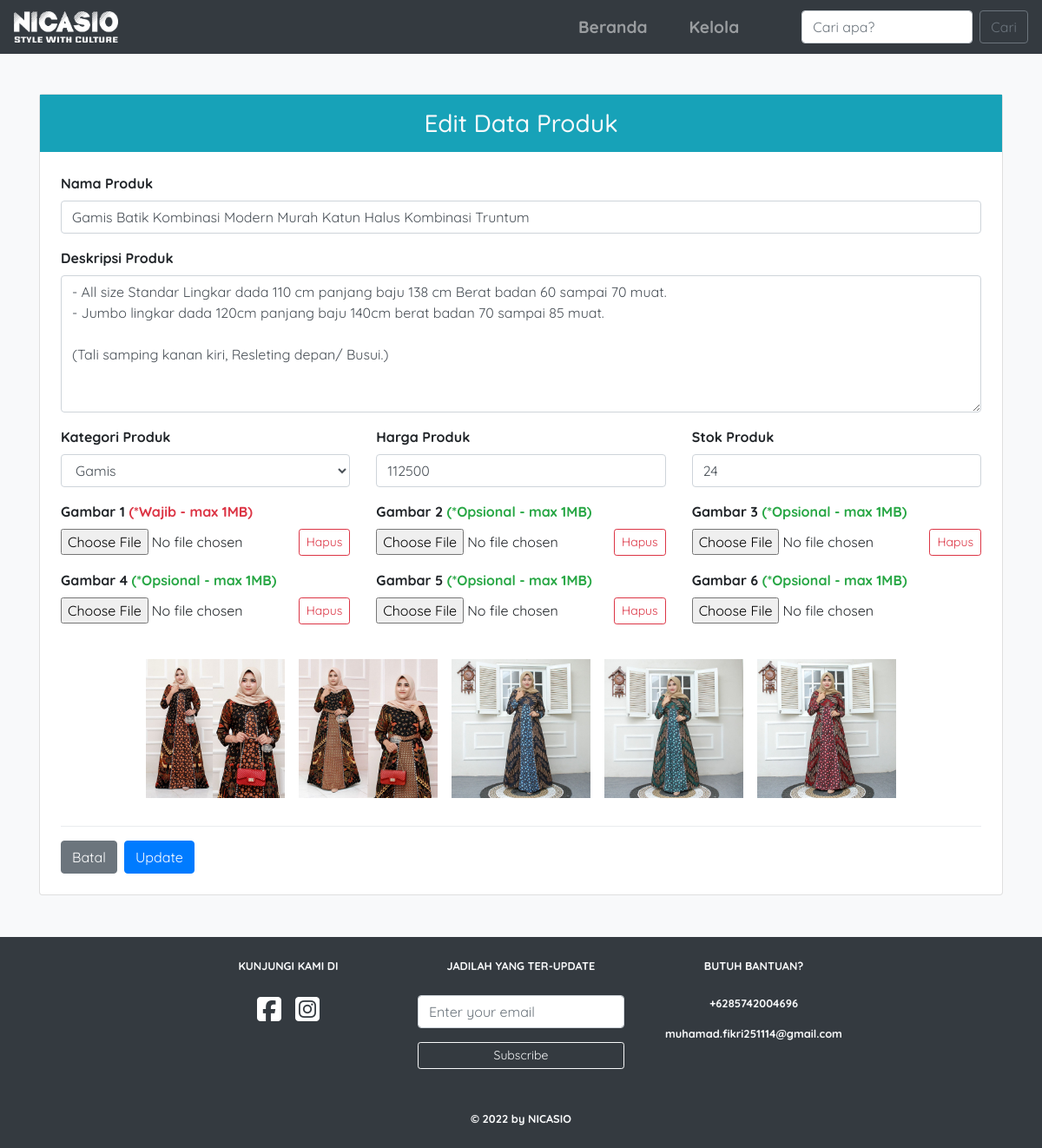
The page /edit_produk.php?id_produk=40 on the database its author committed.
### tables this page shows
CREATE TABLE `produk` (
  `id` int(11) NOT NULL,
  `id_katalog` int(11) DEFAULT NULL,
  `nama_produk` varchar(255) NOT NULL,
  `deskripsi` text NOT NULL,
  `harga` int(11) NOT NULL,
  `stok` int(11) NOT NULL
);

CREATE TABLE `katalog` (
  `id` int(11) NOT NULL,
  `nama_katalog` varchar(100) NOT NULL,
  `deskripsi` text NOT NULL,
  `gambar` varchar(255) NOT NULL
);

CREATE TABLE `foto_produk` (
  `id` bigint(20) NOT NULL,
  `id_produk` int(11) DEFAULT NULL,
  `path` varchar(255) NOT NULL
);

### edit_produk.php (the view, shortened to what this page needs)
<!doctype html>
<html lang="en">
    <head>
        <link rel="stylesheet" href="https://maxcdn.bootstrapcdn.com/bootstrap/4.0.0/css/bootstrap.min.css">
        <link rel="stylesheet" href="css/style.css">
    </head>
    <body class="body-add-update-product">
        <?php
            $image_arr = array_fill(0, 6, array("id" => 0, "path" => ""));
            include_once('database/db_conn.php');
            $id_produk = $_GET['id_produk'];
            $data_produk = mysqli_query($connection, "SELECT produk.* FROM produk WHERE id = ".$id_produk);
            $produk = mysqli_fetch_assoc($data_produk);
        ?>
        <nav class="navbar navbar-expand-lg navbar-dark bg-dark fixed-top">
            <a class="navbar-brand" href="index.php"><img src="img/component/logo.png" width="120px" alt=""></a>
            <div class="collapse navbar-collapse justify-content-end" id="navbarSupportedContent">
                <ul class="navbar-nav mt-lg-0 mt-3">
                    <li class="nav-item mx-lg-3">
                        <a class="nav-link" href="index.php">Beranda</a>
                    </li>
                    <li class="nav-item mx-lg-3">
                        <a class="nav-link" href="kelola.php">Kelola</a>
                    </li>
                </ul>
                <form class="form-inline my-2 my-lg-0 ml-lg-5" method="post" name="cari-produk" action="index.php#katalog">
                    <input class="form-control mr-sm-2" type="search" placeholder="Cari apa?" aria-label="Search" name="keyword">
                    <button class="btn btn-outline-secondary my-2 my-sm-0" type="submit">Cari</button>
                </form>
            </div>
        </nav>
        <div class="py-5 bg-light" style="margin-top: 60px; min-height: 330px;">
            <div class="container">
                <div class="card">
                    <form action="edit_produk.php?id_produk=<?= $id_produk ?>" method="post"  enctype="multipart/form-data" name="form_add_product">
                        <center>
                            <h3 class="mb-4 p-3 bg-info text-light">Edit Data Produk</h3>
                        </center>
                        <div class="m-4">
                            <div class="form-group">
                                <label>Nama Produk</label>
                                <input type="text" class="form-control" name="product_name" placeholder="Beri Nama Produk" value="<?= $produk['nama_produk'] ?>" required>
                            </div>
                            <div class="form-group">
                                <label>Deskripsi Produk</label>
                                <textarea class="form-control" rows="6" name="product_descriptions" placeholder="Beri Deskripsi Produk" required><?= $produk['deskripsi'] ?></textarea>
                            </div>
                            <div class="row">
                                <div class="col-lg-4 col-md-4 col-sm-12 col-12">
                                    <div class="form-group">
                                        <label>Kategori Produk</label>
                                        <select class="form-control" name="product_catalog" required>
                                            <?php
                                                $data_kategori = mysqli_query($connection, "SELECT * FROM katalog");
                                                while($data = mysqli_fetch_array($data_kategori)){
                                            ?>
                                            <option value="<?= $data['id'] ?>" <?= $data['id'] == $produk['id_katalog'] ? "selected" : "" ?>><?= $data['nama_katalog'] ?></option>
                                            <?php
                                                }
                                            ?>
                                        </select>
                                    </div>
                                </div>
                                <div class="col-lg-4 col-md-4 col-sm-12 col-12">
                                    <div class="form-group">
                                        <label>Harga Produk</label>
                                        <input type="number" class="form-control" name="product_price" min="0" oninput="validity.valid||(value='');" value="<?= $produk['harga'] ?>" required>
                                    </div>
                                </div>
                                <div class="col-lg-4 col-md-4 col-sm-12 col-12">
                                    <div class="form-group">
                                        <label>Stok Produk</label>
                                        <input type="number" class="form-control" name="product_stock" min="0" oninput="validity.valid||(value='');" value="<?= $produk['stok'] ?>" required>
                                    </div>
                                </div>
                            </div>
                            <div class="row">
                                <?php
                                    $data_photo = mysqli_query($connection, "SELECT * FROM foto_produk WHERE id_produk = ".$id_produk);
                                    $photo_count = 0;
                                    while($photo = mysqli_fetch_array($data_photo)){
                                        $image_arr[$photo_count]['id'] = $photo['id'];
                                        $image_arr[$photo_count]['path'] = $photo['path'];
                                        $photo_count += 1;
                                    }
                                    for($i=1; $i<=6; $i++){
                                ?>
                                <div class="col-lg-4 col-md-6 col-sm-12 col-12">
                                    <div class="form-group">
                                        <label>Gambar <?= $i ?><?= $i == 1 ? " <span class='text-danger'>(*Wajib - max 1MB)</span>" : " <span class='text-success'>(*Opsional - max 1MB)</span>" ?></label>
                                        <div class="d-flex justify-content-between">
                                            <input type="file" class="form-control-file" name="product_image_<?= $i ?>" id="product_image_<?= $i ?>" accept="image/png, image/gif, image/jpeg" style="cursor: pointer">
                                            <button type="button" class="btn btn-sm btn-outline-danger" id="clear_image_<?= $i ?>" style="display: <?= $image_arr[$i-1]['id'] == 0 ? "none" : "" ?>;">Hapus</button>
                                        </div>
                                    </div>
                                </div>
                                <?php
                                    }
                                ?>
                            </div>
                            <div class="d-flex justify-content-center">
                                <?php
                                    for($i=1; $i<=6; $i++){
                                ?>
                                <div class="add_product_image_container_preview p-2 my-lg-4 my-md-3 my-sm-2 my-1" id="add_product_image_container_preview_<?= $i ?>" style="display: <?= $image_arr[$i-1]['id'] == 0 ? "none" : "" ?>;">
                                    <img src="<?= $image_arr[$i-1]['path'] ?>" alt="" id="add_product_image_preview_<?= $i ?>">
                                </div>
                                <?php
                                    }
                                ?>
                            </div>
                            <div class="dropdown-divider mb-3"></div>
                            <div class="d-flex">
                                <a href="kelola.php" class="btn btn-secondary mr-2">Batal</a>
                                <button type="submit" name="update_product" class="btn btn-primary">Update</button>
                            </div>
                        </div>
                    </form>
                </div>
            </div>
        </div>
        <?php
            include_once("view_component/footer.php");
        ?>
    </body>
</html>

### css/style.css (style rules this page uses)
* { box-sizing: border-box; }
html { scroll-behavior: smooth; }
.nav-link { font-family: 'Quicksand', sans-serif; font-size: 1.2em; font-weight: bold; }
.body-add-update-product > * { font-family: 'Quicksand', sans-serif; font-weight: bold }
.add_product_image_container_preview { width: 16.6%; height: 160px; overflow: hidden; }
.add_product_image_container_preview img { width: 100%; position: relative; top: 50%; transform: translateY(-50%); }

### rows shown on the page
produk: product_name "Gamis Batik Kombinasi Modern Murah Katun Halus Kombinasi Truntum", product_descriptions "- All size Standar Lingkar dada 110 cm panjang baju 138 cm Berat badan 60 sampai 70 muat. - Jumbo lingkar dada 120cm panjang baju 140cm berat badan 70 sampai 85 muat. (Tali samping kanan kiri, Resleting depan/ Busui.)", product_catalog "Gamis", product_price "112500", product_stock "24"
foto_produk: shows "(*Wajib - max 1MB)", path (picture)
foto_produk: shows "(*Opsional - max 1MB)", path (picture)
foto_produk: shows "(*Opsional - max 1MB)", path (picture)
foto_produk: shows "(*Opsional - max 1MB)", path (picture)
foto_produk: shows "(*Opsional - max 1MB)", path (picture)
